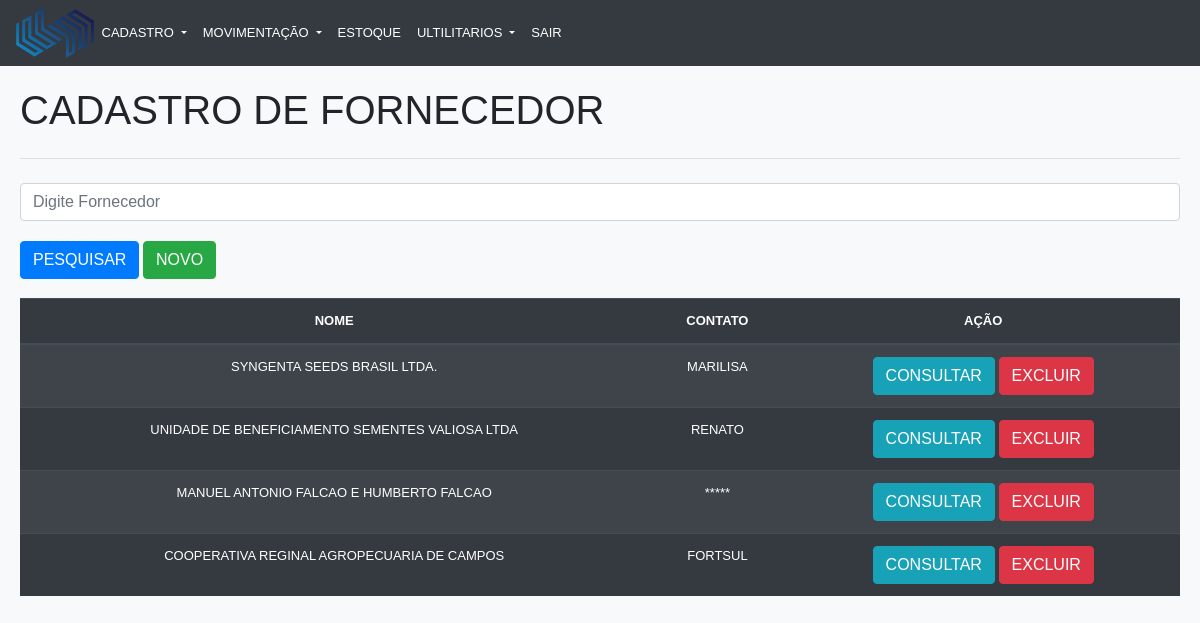
The app's page /crud/fornecedor_Consultar.php (signed in) with its own data.
### tables this page shows
CREATE TABLE IF NOT EXISTS `fornecedor` (
  `id` int(10) NOT NULL AUTO_INCREMENT,
  `nome` varchar(50) NOT NULL,
  `apelido` varchar(50) NOT NULL,
  `contato` varchar(50) DEFAULT NULL,
  `email` varchar(100) DEFAULT NULL,
  `telefone` varchar(15) DEFAULT NULL,
  PRIMARY KEY (`id`)
);

### crud/classes/cadastroFornecedor.class.php (called while the page is built, shortened)
<?php
class CadastroFornecedores
{
    private $pdo;
    public function __construct($pdo)
    {
        $this->pdo =  $pdo;
    }
    public function consultar($iden = '')
    {
        if ($iden == null) {
            $sql = "SELECT * FROM fornecedor ";
            $stmt = $this->pdo->prepare($sql);
            $stmt->execute();
            if ($stmt->rowCount() > 0) {
                return $stmt->fetchAll();
            } else {
                return array();
            }
        }
    }
}

### crud/fornecedor_Consultar.php (the view, shortened to what this page needs)
<?php
require 'conn.php';
require 'classes/cadastroFornecedor.class.php';
$fornecedores = new CadastroFornecedores($pdo);
?>
<!DOCTYPE html>
<html lang="pt-br">
<head>
    <link rel="stylesheet" href="https://stackpath.bootstrapcdn.com/bootstrap/4.3.1/css/bootstrap.min.css">
    <link rel="stylesheet" href="css/geral.css">
</head>
<body class="bg-light">
    <div class="">
        <header>
            <?php
            include_once 'menu.php';
            ?>
        </header>
        <section class="corpo">
            <h1 id="content" class="bd-title">Cadastro de Fornecedor</h1>
            <hr class="my-4">
            <form action="" name="filtro" method="post">
                <input type="search" name="pesquisar" id="pesquisar" class="form-control" placeholder="Digite Fornecedor"><br>
                <input type="submit" value="PESQUISAR" class="btn btn-primary">
                <input type="button" value="NOVO" class="btn btn-success" onclick="window.location='fornecedor_Salvar.php';">
            </form>
            <br>
            <table class="table table-striped table-dark table-hover tab">
                <thead>
                    <tr>
                        <th scope="col">Nome</th>
                        <th scope="col">Contato</th>
                        <th scope="col">Ação</th>
                    </tr>
                </thead>
                <?php
                if (!empty($_POST['pesquisar'])) {
                    $pesq = $_POST['pesquisar'];
                    $lista = $fornecedores->consultar($pesq);
                } else {
                    $lista = $fornecedores->consultar();
                }
                foreach ($lista as $item) :
                ?>
                    <tr>
                        <td><?php echo $item['nome']; ?></td>
                        <td><?php echo $item['contato']; ?></td>
                        <td>
                            <a href="<?php echo 'fornecedor_Salvar.php?id=' . $item['id']; ?>" class="btn btn-info">CONSULTAR</a>
                            <a href="<?php echo 'fornecedor_Deletar.php?id=' . $item['id'] . '&nome=' . $item['nome']; ?>" class="btn btn-danger">EXCLUIR</a>
                        </td>
                    </tr>
                <?php endforeach; ?>
            </table>
        </section>
    </div>
</body>
</html>

### crud/css/geral.css (style rules this page uses)
body { margin: 0; padding: 0; text-transform: uppercase; font-family: Arial, Helvetica, sans-serif; font-size:small; }
header { vertical-align: center; margin: 0; padding: 0; }
.corpo { padding: 20px; }
.tab th { text-align: center; }
tr { text-align: center; }

### records on screen
fornecedor: nome "SYNGENTA SEEDS BRASIL LTDA.", contato "MARILISA"
fornecedor: nome "UNIDADE DE BENEFICIAMENTO SEMENTES VALIOSA LTDA", contato "RENATO"
fornecedor: nome "MANUEL ANTONIO FALCAO E HUMBERTO FALCAO", contato "*****"
fornecedor: nome "COOPERATIVA REGINAL AGROPECUARIA DE CAMPOS", contato "FORTSUL"
